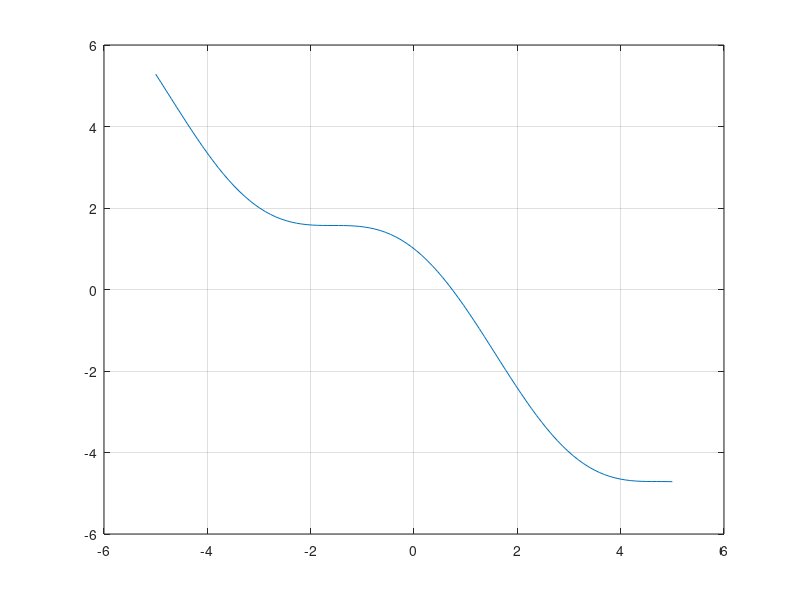

Recreate this plot in MATLAB. (Note: this script raises an error after producing the figure.)
% Modeling and Simulation of Aerospace Systems (2021/2022)
% Assignment # 1
% Author: David Reina

%% Ex 1
clearvars; close all; clc;

f = @(x) cos(x) - x;
a = 0; b = pi; tol = 1e-8;
check = f(a)*f(b);

figure()
xxx = linspace(-5,5,1e2);
plot(xxx,f(xxx))
grid on

N = 1e5;
t = ones(N,1);

% Bisection Method
for i = 1:N
    tic
    [x_BM,f_eval_BM] = BisecMethod(f,a,b,tol);
    t(i) = toc;
end
t_BM = mean(t);

% Secant Method
for i = 1:N
    tic
    [x_SM,f_eval_SM] = SecantMethod(f,a,b,tol);
    t(i) = toc;
end
t_SM = mean(t);

% Regula Falsi Method
for i = 1:N
    tic
    [x_RFM,f_eval_RFM] = RegFalMethod(f,a,b,tol);
    t(i) = toc;
end
t_RFM = mean(t);

RESULTS = {'Method:', 'Computational time:', 'Function evaluations:','Results:'; 'Bisection Method',t_BM,f_eval_BM,x_BM(end); 'Secant Method',t_SM,f_eval_SM,x_SM(end); 'Regula Falsi Method',t_RFM,f_eval_RFM,x_RFM(end)};
disp(RESULTS);


%% Ex 2
clearvars; close all; clc;
% we don't have to impose an error tolerance but stop the iterations after
% a number of steps and compare the accuracy. we decide a priori depending
% on the newton method 
f = @(xx) [xx(1)^2 - xx(1) - xx(2); (xx(1)^2)/16 + xx(2)^2 - 1];

figure()
xxx = linspace(-3,3,1e2);
plot(xxx,(xxx.^2 - xxx) , xxx,(-xxx.^2 ./16 + 1))
grid on

invJ_an = @(xx) inv([2*xx(1) - 1, -1; 1/8 * xx(1), 2*xx(2)]);
epsilon = 1e-3;
% eps = @(xx) max(sqrt(epsilon),max(sqrt(epsilon)*abs(xx)));
% % H = diag([eps,eps]);
% invJ_fd = @(xx) inv(eps(xx)^-1 .* [f(xx+[eps(xx); 0])-f(xx), f(xx+[0; eps(xx)])-f(xx)]);
% invJ_cd = @(xx) inv((2*eps(xx))^-1 .* [f(xx+[eps(xx); 0])-f(xx-[eps(xx); 0]), f(xx+[0; eps(xx)])-f(xx-[0; eps(xx)])]);

invJ_fd = @(xx) inv(epsilon^-1 .* [f(xx+[epsilon; 0])-f(xx), f(xx+[0; epsilon])-f(xx)]);
invJ_cd = @(xx) inv((2*epsilon)^-1 .* [f(xx+[epsilon; 0])-f(xx-[epsilon; 0]), f(xx+[0; epsilon])-f(xx-[0; epsilon])]);

N = 10;
X0 = [[-5;5],[5;5]];
for j = 1:2
    x0 = X0(:,j);
    x = [x0, zeros(2,N-1)]; x_an = x; x_fd = x; x_cd = x;
    F_an = x; F_an(:,1) = f([1;1]); F_fd = F_an; F_cd = F_an;
    
    % Analytical
    tic
    for i = 1:N-1    
        x_an(:,i+1) = x_an(:,i) - invJ_an(x_an(:,i)) * f(x_an(:,i));
        F_an(:,i+1) = f(x_an(:, i+1));
    end
    t_an = toc;
    
    % Forward differences
    tic
    for i = 1:N-1
        x_fd(:,i+1) = x_fd(:,i) - invJ_fd(x_fd(:,i)) * f(x_fd(:,i));
        F_fd(:,i+1) = f(x_fd(:, i+1));
    end
    t_fd = toc;
    
    % Central differences
    tic
    for i = 1:N-1
        x_cd(:,i+1) = x_cd(:,i) - invJ_cd(x_cd(:,i)) * f(x_cd(:,i));
        F_cd(:,i+1) = f(x_cd(:, i+1));
    end
    t_cd = toc;
    
    figure()
    subplot(2,1,1)
    plot(1:N,F_an(1,:),'-o', 1:N,F_fd(1,:),'-o', 1:N,F_cd(1,:),'-o')
    grid on
    legend('Analytical solution','Forward differences','Central differences')
    subplot(2,1,2)
    plot(1:N,F_an(2,:),'-o', 1:N,F_fd(2,:),'-o', 1:N,F_cd(2,:),'-o')
    grid on
    legend('Analytical solution','Forward differences','Central differences')
    
    RESULTS = {'Method:', 'Computational time:','Error1:','Error2:','x1:','x2:'; 'Analytical',t_an,abs(F_an(1,end)),abs(F_an(2,end)),x_an(1,end),x_an(2,end); 'Forward Differences',t_fd,abs(F_fd(1,end)),abs(F_fd(2,end)),x_fd(1,end),x_fd(2,end); 'Central Differences',t_cd,abs(F_cd(1,end)),abs(F_cd(2,end)),x_cd(1,end),x_cd(2,end)};
    disp(RESULTS);
end

%% Ex 3
clearvars; close all; clc;
odefun = @(t,x) x - t^2 + 1; 
x_an = @(tt) tt.^2 + 2*tt + 1 - 0.5*exp(tt);
x0 = 0.5;
tspan = linspace(0,2,1e1)';
x_RK2 = zeros(length(tspan),4);
x_RK4 = x_RK2;
H = [0.5, 0.2, 0.05, 0.01];

for i = 1:4
    [~,x_RK2(:,i)] = RK2(odefun,tspan,x0,H(i));
    [~,x_RK4(:,i)] = RK4(odefun,tspan,x0,H(i));
end

figure()
plot(tspan,x_an(tspan),'LineWidth',3)
hold on
plot(tspan,x_RK2(:,1), tspan,x_RK2(:,2), tspan,x_RK2(:,3), tspan,x_RK2(:,4))
hold on
plot(tspan,x_RK4(:,1), tspan,x_RK4(:,2), tspan,x_RK4(:,3), tspan,x_RK4(:,4))
grid on
legend("Analytic","RK2_{h_1}","RK2_{h_2}","RK2_{h_3}","RK2_{h_4}",...
    "RK4_{h_1}","RK4_{h_2}","RK4_{h_3}","RK4_{h_4}")

%% Ex 4
clearvars; close all; clc;
A = @(aa) [0 1; -1 2*cos(aa)];
alpha = linspace(0,pi,1e3);
h_RK2 = zeros(length(alpha),1);
h_RK4 = h_RK2;
lambda = zeros(length(alpha),2);
x0 = 10;

coeff_a = [1;1]; coeff_b = [1, 0 ; 0.5, 0.5]; % Heun's method
F_RK2 = @(hh,aa) eye(2) + coeff_a(2)*hh*(coeff_b(2,1)*A(aa)+coeff_b(2,2)*A(aa)+coeff_b(1,1)*coeff_b(2,2)*hh*A(aa)^2);
F_RK4 = @(hh,aa) eye(2) + hh/6 * (6*A(aa) + 3*hh*A(aa)^2 + hh^2*A(aa)^3 + hh^3/4*A(aa)^4);

options = optimoptions('fsolve','Display','none');
h_RK2_pi = fsolve(@(hh) (max(abs(eig(F_RK2(hh,pi)))) - 1),x0,options);
h_RK4_pi = fsolve(@(hh) (max(abs(eig(F_RK4(hh,pi)))) - 1),x0,options);

for i = 1:length(alpha)
    h_RK2(i) = fsolve(@(hh) (max(abs(eig(F_RK2(hh,alpha(i))))) - 1),x0,options);
    h_RK4(i) = fsolve(@(hh) (max(abs(eig(F_RK4(hh,alpha(i))))) - 1),x0,options);
    lambda(i,:) = eig(A(alpha(i)))';
end

figure()
plot(real(h_RK2.*lambda),imag(h_RK2.*lambda))
hold on
plot(real(h_RK4.*lambda),imag(h_RK4.*lambda))
title("Stability region")
grid on
axis equal

% Ex. 3 data
H = [0.5, 0.2, 0.05, 0.01];
lambda_3 = 1;

hold on
plot(real(lambda_3.*H),imag(lambda_3.*H),'o')


%% Ex 5
clearvars; close all; clc;


%% Ex 6
clearvars; close all; clc;


%% Ex 7
clearvars; close all; clc;
% NB B is a STIFF MATRIX
% theta = h = 0.1
B = [-180.5, 219.5; 179.5, -220.5];
x0 = [1,1]';


%% Functions
function [x,f_eval] = BisecMethod(fun,a,b,tol)
x = [];
funA = fun(a);
funB = fun(b);
f_eval = 2;

while abs(b-a) > tol && funA*funB < 0
    x0 = (a+b)/2;
    x = [x; x0];
    fun0 = fun(x0);   
    f_eval = f_eval +1;

    if funA*fun0 < 0
        b = x0;
        funB = fun0;
    else
        a = x0;
        funA = fun0;
    end
end
end

function [x,f_eval] = SecantMethod(fun,a,b,tol)
x = [];
f_eval = 0;

while abs(b-a) > tol
    funA = fun(a);
    funB = fun(b);
    f_eval = f_eval +2;

    c = (a*funB - b*funA)/(funB-funA);
    a = b;
    b = c;
    x = [x;c];
end

end

function [x,f_eval] = RegFalMethod(fun,a,b,tol)

funA = fun(a);
funB = fun(b);
c = (a*funB - b*funA)/(funB-funA);
x = [c];
f_eval = 2;


while abs(b-a) > tol && funA*funB < 0
    c = (a*funB - b*funA)/(funB-funA);
    funC = fun(c);
    f_eval = f_eval +1;
    
    if funA*funC > 0
        a = c;
        funA = funC;
    else
        b = c;
        funB = funC;
    end
    x = [x;c];
end
end

function [tspan,x] = RK2(odefun,tspan,x0,h)
% a = [1; 1];
% b = [1, 0; 1/2, 1/2];
x = zeros(size(tspan));
x(1) = x0;

for i = 1:length(tspan)-1
    k1 = odefun(tspan(i),x(i));
    k2 = odefun(tspan(i)+h,x(i)+h*k1);
    x(i+1) = x(i) + h/2 * (k1 + k2);
end
end


function [tspan,x] = RK4(odefun,tspan,x0,h)
% a = [0.5; 0.5; 1; 1];
% b = [0.5, 0, 0, 0; 0, 0.5, 0, 0; 0, 0, 1, 0; 1/6, 1/3, 1/3, 1/6];
x = zeros(size(tspan));
x(1) = x0;

for i = 1:length(tspan)-1
    k1 = odefun(tspan(i),x(i));
    k2 = odefun(tspan(i)+h/2,x(i)+h/2*k1);
    k3 = odefun(tspan(i)+h/2,x(i)+h/2*k2);
    k4 = odefun(tspan(i)+h,  x(i)+h*k3);
    x(i+1) = x(i) + h/6 * (k1 + 2*k2 + 2*k3 + k4);
end
end
